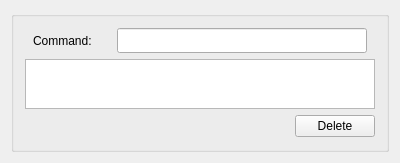
<?xml version="1.0" encoding="UTF-8"?>
<ui version="4.0">
 <class>ctcphandleratomicClass</class>
 <widget class="QWidget" name="ctcphandleratomicClass">
  <property name="geometry">
   <rect>
    <x>0</x>
    <y>0</y>
    <width>400</width>
    <height>163</height>
   </rect>
  </property>
  <property name="minimumSize">
   <size>
    <width>0</width>
    <height>163</height>
   </size>
  </property>
  <property name="maximumSize">
   <size>
    <width>500</width>
    <height>163</height>
   </size>
  </property>
  <property name="windowTitle">
   <string>ctcphandleratomic</string>
  </property>
  <layout class="QHBoxLayout" name="horizontalLayout_2">
   <item>
    <widget class="QGroupBox" name="groupBox">
     <property name="title">
      <string/>
     </property>
     <layout class="QHBoxLayout" name="horizontalLayout_3">
      <item>
       <layout class="QVBoxLayout" name="verticalLayout_2">
        <item>
         <layout class="QVBoxLayout" name="verticalLayout">
          <item>
           <layout class="QHBoxLayout" name="horizontalLayout">
            <item>
             <widget class="QLabel" name="label">
              <property name="minimumSize">
               <size>
                <width>70</width>
                <height>25</height>
               </size>
              </property>
              <property name="maximumSize">
               <size>
                <width>70</width>
                <height>25</height>
               </size>
              </property>
              <property name="text">
               <string>Command:</string>
              </property>
             </widget>
            </item>
            <item>
             <widget class="QLineEdit" name="lineEdit">
              <property name="minimumSize">
               <size>
                <width>250</width>
                <height>25</height>
               </size>
              </property>
              <property name="maximumSize">
               <size>
                <width>250</width>
                <height>25</height>
               </size>
              </property>
             </widget>
            </item>
           </layout>
          </item>
          <item>
           <widget class="QTextEdit" name="textEdit">
            <property name="minimumSize">
             <size>
              <width>0</width>
              <height>50</height>
             </size>
            </property>
            <property name="maximumSize">
             <size>
              <width>16777215</width>
              <height>50</height>
             </size>
            </property>
           </widget>
          </item>
         </layout>
        </item>
        <item>
         <layout class="QHBoxLayout" name="horizontalLayout_4">
          <property name="topMargin">
           <number>0</number>
          </property>
          <item>
           <spacer name="horizontalSpacer">
            <property name="orientation">
             <enum>Qt::Horizontal</enum>
            </property>
            <property name="sizeHint" stdset="0">
             <size>
              <width>40</width>
              <height>20</height>
             </size>
            </property>
           </spacer>
          </item>
          <item>
           <widget class="QPushButton" name="pushButton">
            <property name="maximumSize">
             <size>
              <width>150</width>
              <height>16777215</height>
             </size>
            </property>
            <property name="text">
             <string>Delete</string>
            </property>
           </widget>
          </item>
         </layout>
        </item>
       </layout>
      </item>
     </layout>
    </widget>
   </item>
  </layout>
 </widget>
 <layoutdefault spacing="6" margin="11"/>
 <resources/>
 <connections/>
</ui>
